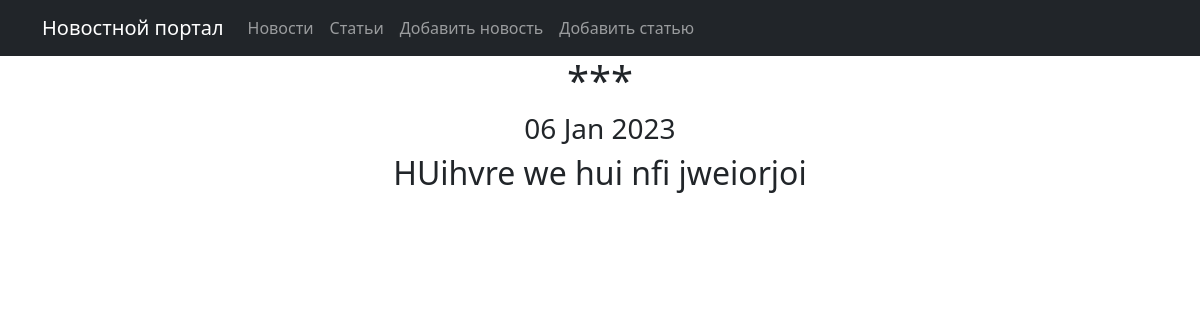
The app's page /article/2 with its own data.
### qwe/models.py (models this page shows, shortened)
class Post(models.Model):
    ARTICLE = 'AR'
    NEWS = 'NE'
    CATEGORY = (
        (ARTICLE, 'Статья'),
        (NEWS, 'Новость'),
    )
    postAuthor = models.ForeignKey(Author, on_delete=models.CASCADE)
    postType = models.CharField(max_length=2, choices=CATEGORY, default=ARTICLE)
    date = models.DateTimeField(auto_now_add=True)
    category = models.ManyToManyField(Category, through='PostCategory')
    title = models.CharField(max_length=256)
    text = models.TextField()
    rating = models.IntegerField(default=0)

### qwe/views.py (the view)
# urls.py: path('article/<pk>', ArticleDetail.as_view(), name='post_detail'),
class ArticleDetail(PostDetail):
    queryset = Post.objects.filter(postType='AR')

### qwe/templatetags/custom_filters.py (called while the page is built)
@register.filter()
def censor(value):
    try:
        if type(value) is not str:
            raise StrError()
    except StrError as e:
        pprint(e)
        return
    else:
        postfix = ''
        for i in value.split():
            if i.lower() in qwe:
                i = qwe[i.lower()]
            postfix += f'{i} '
        return f'{postfix}'

### templates/new.html (shortened to what this page needs)
{% extends 'flatpages/default.html' %}
{% load custom_filters %}
{% block content %}
<h1>{{ new.title|censor }}</h1>
<h3>{{ new.date|date:'d M Y' }}</h3>
<h2>{{ new.text|censor }}</h2>
{% endblock content %}

### records on screen
Post: title|censor "***", date "06 Jan 2023", text|censor "HUihvre we hui nfi jweiorjoi"
